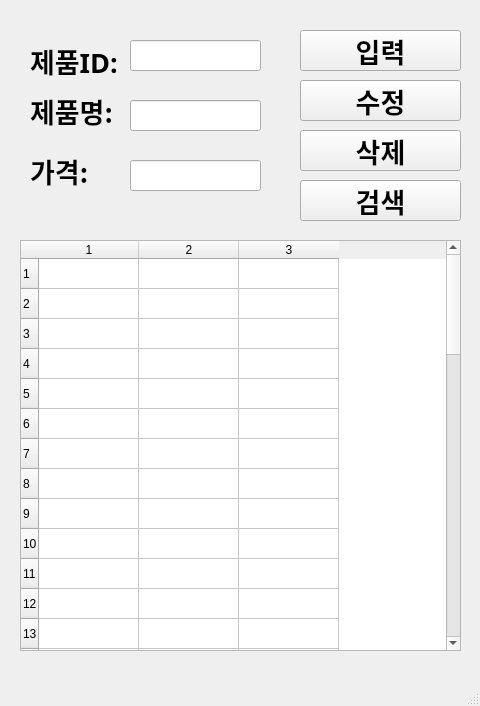
<?xml version="1.0" encoding="UTF-8"?>
<ui version="4.0">
 <class>MainWindow</class>
 <widget class="QMainWindow" name="MainWindow">
  <property name="geometry">
   <rect>
    <x>0</x>
    <y>0</y>
    <width>480</width>
    <height>706</height>
   </rect>
  </property>
  <property name="windowTitle">
   <string>MainWindow</string>
  </property>
  <widget class="QWidget" name="centralwidget">
   <widget class="QLabel" name="label">
    <property name="geometry">
     <rect>
      <x>30</x>
      <y>40</y>
      <width>101</width>
      <height>41</height>
     </rect>
    </property>
    <property name="font">
     <font>
      <family>맑은 고딕</family>
      <pointsize>20</pointsize>
      <weight>75</weight>
      <bold>true</bold>
     </font>
    </property>
    <property name="text">
     <string>제품ID:</string>
    </property>
   </widget>
   <widget class="QLabel" name="label_2">
    <property name="geometry">
     <rect>
      <x>30</x>
      <y>90</y>
      <width>101</width>
      <height>41</height>
     </rect>
    </property>
    <property name="font">
     <font>
      <family>맑은 고딕</family>
      <pointsize>20</pointsize>
      <weight>75</weight>
      <bold>true</bold>
     </font>
    </property>
    <property name="text">
     <string>제품명:</string>
    </property>
   </widget>
   <widget class="QLabel" name="label_3">
    <property name="geometry">
     <rect>
      <x>30</x>
      <y>150</y>
      <width>101</width>
      <height>41</height>
     </rect>
    </property>
    <property name="font">
     <font>
      <family>맑은 고딕</family>
      <pointsize>20</pointsize>
      <weight>75</weight>
      <bold>true</bold>
     </font>
    </property>
    <property name="text">
     <string>가격:</string>
    </property>
   </widget>
   <widget class="QLineEdit" name="prodID">
    <property name="geometry">
     <rect>
      <x>130</x>
      <y>40</y>
      <width>131</width>
      <height>31</height>
     </rect>
    </property>
    <property name="font">
     <font>
      <family>맑은 고딕</family>
      <pointsize>20</pointsize>
     </font>
    </property>
   </widget>
   <widget class="QLineEdit" name="prodName">
    <property name="geometry">
     <rect>
      <x>130</x>
      <y>100</y>
      <width>131</width>
      <height>31</height>
     </rect>
    </property>
    <property name="font">
     <font>
      <family>맑은 고딕</family>
      <pointsize>20</pointsize>
     </font>
    </property>
   </widget>
   <widget class="QLineEdit" name="prodPrice">
    <property name="geometry">
     <rect>
      <x>130</x>
      <y>160</y>
      <width>131</width>
      <height>31</height>
     </rect>
    </property>
    <property name="font">
     <font>
      <family>맑은 고딕</family>
      <pointsize>20</pointsize>
     </font>
    </property>
   </widget>
   <widget class="QPushButton" name="pushButton">
    <property name="geometry">
     <rect>
      <x>300</x>
      <y>30</y>
      <width>161</width>
      <height>41</height>
     </rect>
    </property>
    <property name="font">
     <font>
      <family>맑은 고딕</family>
      <pointsize>20</pointsize>
      <weight>75</weight>
      <bold>true</bold>
     </font>
    </property>
    <property name="text">
     <string>입력</string>
    </property>
   </widget>
   <widget class="QPushButton" name="pushButton_2">
    <property name="geometry">
     <rect>
      <x>300</x>
      <y>80</y>
      <width>161</width>
      <height>41</height>
     </rect>
    </property>
    <property name="font">
     <font>
      <family>맑은 고딕</family>
      <pointsize>20</pointsize>
      <weight>75</weight>
      <bold>true</bold>
     </font>
    </property>
    <property name="text">
     <string>수정</string>
    </property>
   </widget>
   <widget class="QPushButton" name="pushButton_3">
    <property name="geometry">
     <rect>
      <x>300</x>
      <y>130</y>
      <width>161</width>
      <height>41</height>
     </rect>
    </property>
    <property name="font">
     <font>
      <family>맑은 고딕</family>
      <pointsize>20</pointsize>
      <weight>75</weight>
      <bold>true</bold>
     </font>
    </property>
    <property name="text">
     <string>삭제</string>
    </property>
   </widget>
   <widget class="QPushButton" name="pushButton_4">
    <property name="geometry">
     <rect>
      <x>300</x>
      <y>180</y>
      <width>161</width>
      <height>41</height>
     </rect>
    </property>
    <property name="font">
     <font>
      <family>맑은 고딕</family>
      <pointsize>20</pointsize>
      <weight>75</weight>
      <bold>true</bold>
     </font>
    </property>
    <property name="text">
     <string>검색</string>
    </property>
   </widget>
   <widget class="QTableWidget" name="tableWidget">
    <property name="geometry">
     <rect>
      <x>20</x>
      <y>240</y>
      <width>441</width>
      <height>411</height>
     </rect>
    </property>
    <property name="rowCount">
     <number>50</number>
    </property>
    <property name="columnCount">
     <number>3</number>
    </property>
    <row/>
    <row/>
    <row/>
    <row/>
    <row/>
    <row/>
    <row/>
    <row/>
    <row/>
    <row/>
    <row/>
    <row/>
    <row/>
    <row/>
    <row/>
    <row/>
    <row/>
    <row/>
    <row/>
    <row/>
    <row/>
    <row/>
    <row/>
    <row/>
    <row/>
    <row/>
    <row/>
    <row/>
    <row/>
    <row/>
    <row/>
    <row/>
    <row/>
    <row/>
    <row/>
    <row/>
    <row/>
    <row/>
    <row/>
    <row/>
    <row/>
    <row/>
    <row/>
    <row/>
    <row/>
    <row/>
    <row/>
    <row/>
    <row/>
    <row/>
    <column/>
    <column/>
    <column/>
   </widget>
  </widget>
  <widget class="QMenuBar" name="menubar">
   <property name="geometry">
    <rect>
     <x>0</x>
     <y>0</y>
     <width>480</width>
     <height>21</height>
    </rect>
   </property>
  </widget>
  <widget class="QStatusBar" name="statusbar"/>
 </widget>
 <resources/>
 <connections>
  <connection>
   <sender>pushButton</sender>
   <signal>clicked()</signal>
   <receiver>MainWindow</receiver>
   <slot>addProduct()</slot>
   <hints>
    <hint type="sourcelabel">
     <x>324</x>
     <y>64</y>
    </hint>
    <hint type="destinationlabel">
     <x>279</x>
     <y>111</y>
    </hint>
   </hints>
  </connection>
  <connection>
   <sender>pushButton_2</sender>
   <signal>clicked()</signal>
   <receiver>MainWindow</receiver>
   <slot>updateProduct()</slot>
   <hints>
    <hint type="sourcelabel">
     <x>334</x>
     <y>120</y>
    </hint>
    <hint type="destinationlabel">
     <x>288</x>
     <y>165</y>
    </hint>
   </hints>
  </connection>
  <connection>
   <sender>pushButton_3</sender>
   <signal>clicked()</signal>
   <receiver>MainWindow</receiver>
   <slot>removeProduct()</slot>
   <hints>
    <hint type="sourcelabel">
     <x>346</x>
     <y>166</y>
    </hint>
    <hint type="destinationlabel">
     <x>282</x>
     <y>224</y>
    </hint>
   </hints>
  </connection>
  <connection>
   <sender>pushButton_4</sender>
   <signal>clicked()</signal>
   <receiver>MainWindow</receiver>
   <slot>getProduct()</slot>
   <hints>
    <hint type="sourcelabel">
     <x>376</x>
     <y>214</y>
    </hint>
    <hint type="destinationlabel">
     <x>379</x>
     <y>254</y>
    </hint>
   </hints>
  </connection>
 </connections>
 <slots>
  <slot>addProduct()</slot>
  <slot>updateProduct()</slot>
  <slot>removeProduct()</slot>
  <slot>getProduct()</slot>
 </slots>
</ui>
